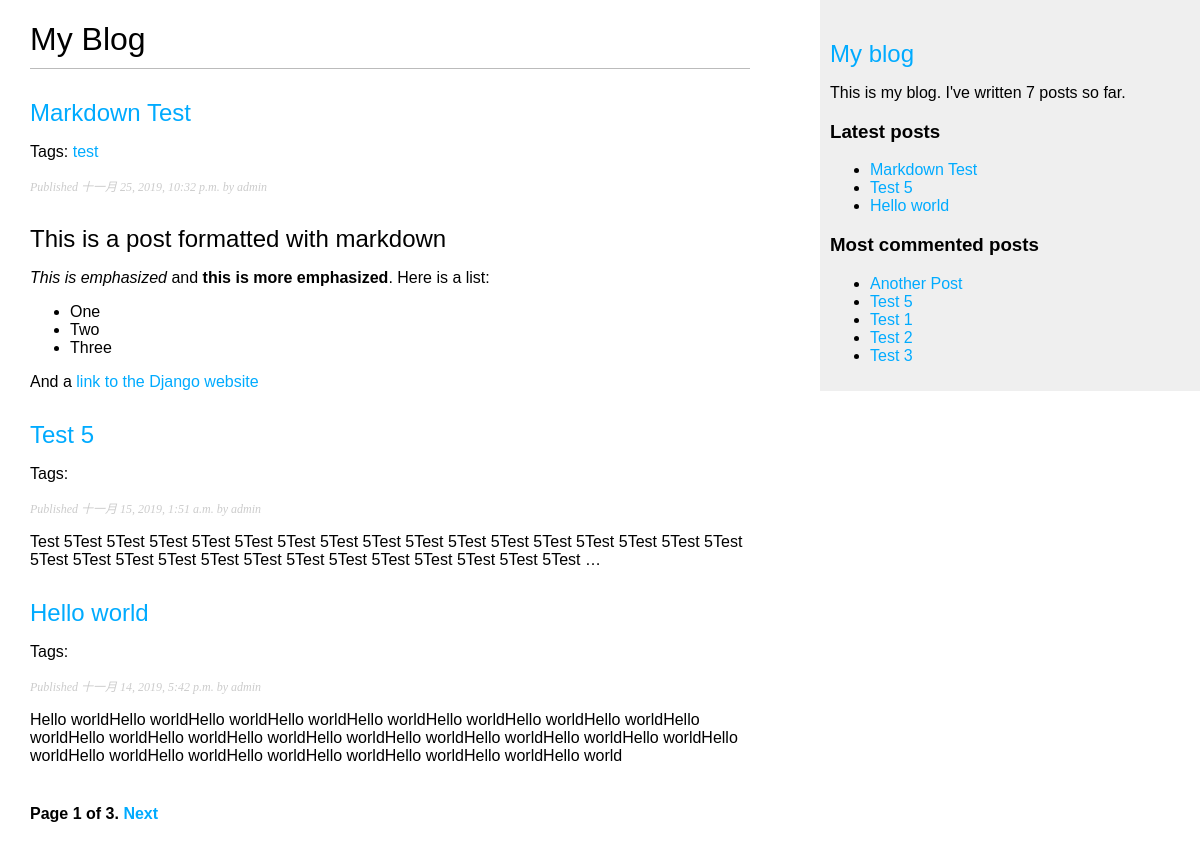
Screenshot of /blog/ with the database file from the repository.
### blog/models.py (models this page shows, shortened)
class Post(models.Model):
    STATUS_CHOICES = (
        ('draft', 'Draft'),
        ('published', 'Published'),
    )
    title = models.CharField(max_length=250)
    slug = models.SlugField(max_length=250, unique_for_date='publish')
    author = models.ForeignKey(User, on_delete=models.CASCADE,
                               related_name='blog_posts')
    body = models.TextField()
    publish = models.DateTimeField(default=timezone.now)
    created = models.DateTimeField(auto_now_add=True)
    updated = models.DateTimeField(auto_now=True)
    status = models.CharField(choices=STATUS_CHOICES, max_length=10,
                              default='draft')
    objects = models.Manager()
    published = PublishedManager()
    tags = TaggableManager()
    class Meta:
        ordering = ('-publish',)
    def get_absolute_url(self):
        return reverse('blog:post_detail', args=[self.publish.year,
                                                 self.publish.month,
                                                 self.publish.day,
                                                 self.slug])

### blog/views.py (the view)
# urls.py: path('', views.post_list, name='post_list'),
def post_list(request, tag_slug=None):
    object_list = Post.published.all()
    tag = None
    if tag_slug:
        tag = get_object_or_404(Tag, slug=tag_slug)
        object_list = object_list.filter(tags__in=[tag])
    paginator = Paginator(object_list, 3)  # 每页显示3条数据
    page = request.GET.get('page')
    try:
        posts = paginator.page(page)
    except PageNotAnInteger:
        posts = paginator.page(1)
    except EmptyPage:
        posts = paginator.page(paginator.num_pages)
    return render(request, 'blog/post/list.html',
                  {'page': page, 'posts': posts, 'tag': tag})

### blog/models.py (called while the page is built)
    def get_queryset(self):
        return super().get_queryset().filter(status='published')

### blog/templatetags/blog_tags.py (called while the page is built)
@register.simple_tag
def total_posts():
    return Post.published.count()

@register.inclusion_tag('blog/post/latest_posts.html')
def show_latest_posts(count=5):
    latest_posts = Post.published.order_by('-publish')[:count]
    return {'latest_posts': latest_posts}

@register.simple_tag
def get_most_commented_posts(count=5):
    return Post.published.annotate(total_comments=Count(
        'comments')).order_by('-total_comments')[:count]

@register.filter(name='markdown')
def markdown_format(text):
    return mark_safe(markdown.markdown(text))

### blog/templates/blog/post/list.html (shortened to what this page needs)
{% extends 'blog/base.html' %}
{% load blog_tags %}
{% block content %}
    <h1>My Blog</h1>
    {% for post in posts %}
        <h2>
            <a href="{{ post.get_absolute_url }}">{{ post.title }}</a>
        </h2>
        <p class="tag">Tags:
            {% for tag in post.tags.all %}
                <a href="{% url 'blog:post_list_by_tag' tag.slug %}">{{ tag.name }}</a>
            {% endfor %}
        </p>
        <p class="date">
            Published {{ post.publish }} by {{ post.author }}
        </p>
        {{ post.body|markdown|truncatewords_html:30 }}
    {% endfor %}
    {% include 'blog/pagination.html' with page_obj=posts %}
{% endblock %}

### blog/templates/blog/base.html (shortened to what this page needs)
{% load static %}
{% load blog_tags %}
<!doctype html>
<html lang="en">
<head>
    <link rel="stylesheet" href="{% static 'css/blog.css' %}">
</head>
<body>
<div id="content">
    {% block content %}
    {% endblock %}
</div>
<div id="sidebar">
    <h2><a href="{% url 'blog:post_list' %}">My blog</a></h2>
    <p>This is my blog. I've written {% total_posts %} posts so far.</p>
    <h3>Latest posts</h3>
    {% show_latest_posts 3 %}
    <h3>Most commented posts</h3>
    {% get_most_commented_posts as most_commented_posts %}
    <ul>
        {% for post in most_commented_posts %}
            <li><a href="{{ post.get_absolute_url }}">{{ post.title }}</a></li>
        {% endfor %}
    </ul>
</div>
</body>
</html>

### blog/templates/blog/post/latest_posts.html
<ul>
    {% for post in latest_posts %}
        <li><a href="{{ post.get_absolute_url }}">{{ post.title }}</a></li>
    {% endfor %}
</ul>

### blog/static/css/blog.css (style rules this page uses)
body { margin:0; padding:0; font-family:helvetica, sans-serif; }
a { color:#00abff; text-decoration:none; }
h1 { font-weight:normal; border-bottom:1px solid #bbb; padding:0 0 10px 0; }
h2 { font-weight:normal; margin:30px 0 0; }
#content { float:left; width:60%; padding:0 0 0 30px; }
#sidebar { float:right; width:30%; padding:10px; background:#efefef; height:100%; }
p.date { color:#ccc; font-family: georgia, serif; font-size: 12px; font-style: italic; }

### rows the page displays
Post: title "Markdown Test", publish "十一月 25, 2019, 10:32 p.m.", author "admin", body "This is a post formatted with markdown This is emphasized and this is more emphasized . Here is a list: One Two Three And a link to the Django website"
Tag: name "test"
Post: title "Test 5", publish "十一月 15, 2019, 1:51 a.m.", author "admin", body "Test 5Test 5Test 5Test 5Test 5Test 5Test 5Test 5Test 5Test 5Test 5Test 5Test 5Test 5Test 5Test 5Test 5Test 5Test 5Test 5Test 5Test 5Test 5Test 5Test 5Test 5Test 5Test 5Test 5Test …"
Post: title "Hello world", publish "十一月 14, 2019, 5:42 p.m.", author "admin", body "Hello worldHello worldHello worldHello worldHello worldHello worldHello worldHello worldHello worldHello worldHello worldHello worldHello worldHello worldHello worldHello worldHello worldHello worldHello worldHello worldHello worldHello worldHello worldHello worldHello world"
Post: title "Another Post"
Post: title "Test 1"
Post: title "Test 2"
Post: title "Test 3"

### other values shown
{{ page_obj.number }} "1"
{{ page_obj.paginator.num_pages }} "3"
